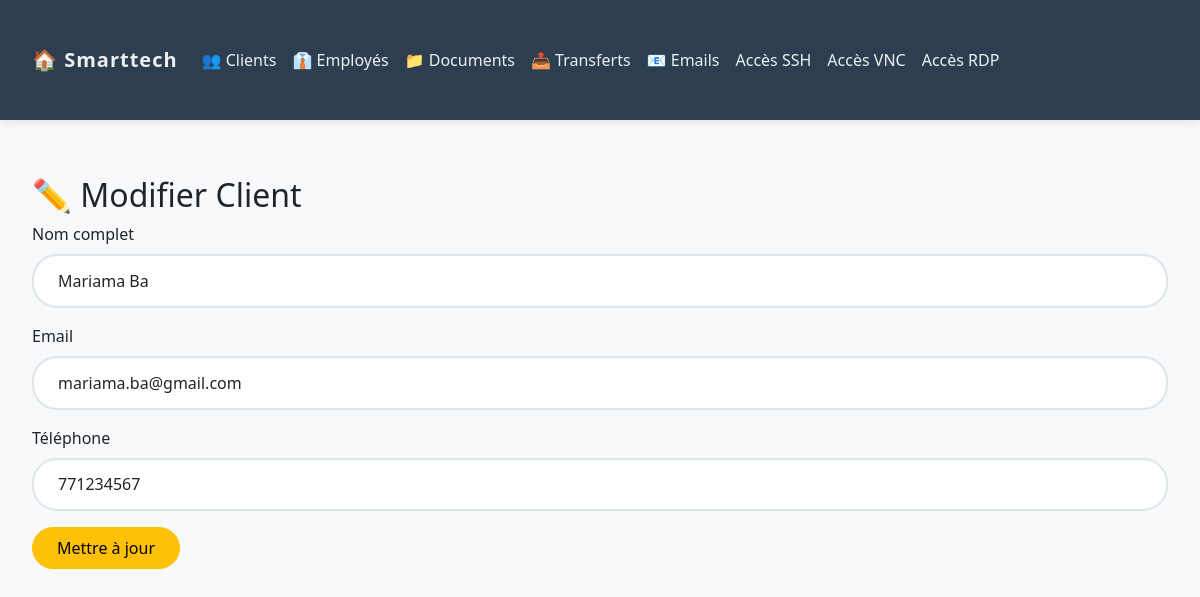
Page /edit_client.php?id=3 on the committed database.
### tables this page shows
CREATE TABLE `clients` (
  `id` bigint(20) UNSIGNED NOT NULL PRIMARY KEY AUTO_INCREMENT,
  `nom` varchar(255) NOT NULL,
  `email` varchar(255) NOT NULL UNIQUE,
  `telephone` varchar(255) NOT NULL,
  `created_at` timestamp NULL DEFAULT NULL,
  `updated_at` timestamp NULL DEFAULT NULL
);

### edit_client.php (the view, shortened to what this page needs)
<?php
include 'includes/header.php';
include 'config.php';
$id = (int)$_GET['id'];
$stmt = $pdo->prepare("SELECT * FROM clients WHERE id = ?");
$stmt->execute([$id]);
$client = $stmt->fetch();
?>
<div class="container mt-4">
    <h2>✏️ Modifier Client</h2>
    <form method="POST">
        <div class="mb-3">
            <label class="form-label">Nom complet</label>
            <input type="text" name="nom" class="form-control" value="<?= $client['nom'] ?>" required>
        </div>
        <div class="mb-3">
            <label class="form-label">Email</label>
            <input type="email" name="email" class="form-control" value="<?= $client['email'] ?>" required>
        </div>
        <div class="mb-3">
            <label class="form-label">Téléphone</label>
            <input type="tel" name="telephone" class="form-control" pattern="[0-9]{9,14}" value="<?= $client['telephone'] ?>" required>
        </div>
        <button type="submit" class="btn btn-warning"> Mettre à jour</button>
    </form>
</div>
<?php include 'includes/footer.php'; ?>

### assets/css/style.css (style rules this page uses)
* { margin: 0; padding: 0; box-sizing: border-box; font-family: 'Segoe UI', sans-serif; }
.container { flex: 1; padding: 2rem; max-width: 1200px; }
.btn { border-radius: 25px; padding: 0.5rem 1.5rem; transition: all 0.3s ease; }
.form-control { border-radius: 25px; padding: 0.8rem 1.5rem; border: 2px solid #dfe6e9; }
.container { animation: fadeIn 0.5s ease-out; }

### rows in the picture
clients: nom "Mariama Ba", email "mariama.ba@gmail.com", telephone "771234567"
